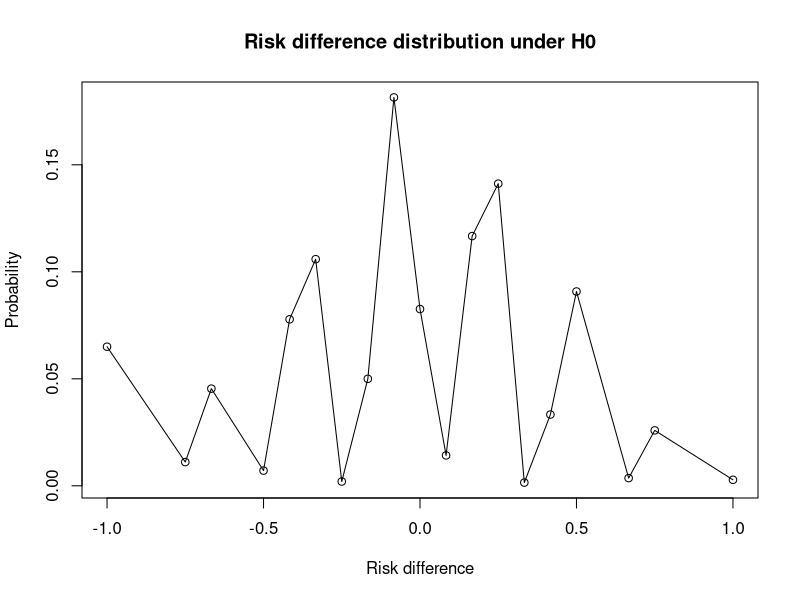

The R script that drew this image:
## ---- chunk 1
knitr::opts_chunk$set(
  collapse = TRUE,
  comment = "#>"
)
## ---- chunk 2
rds <- c(c(12, 9, 8, 6, 5, 4, 3, 2, 1)/(-12), c(0, 1, 2, 3, 4, 5, 6, 8, 9, 12)/12)
probs <- c(0.065,0.0111, 0.0454, 0.0071, 0.0778, 0.1059, 0.0020, 0.0500, 
           0.1815, 0.0826, 0.0142, 0.1167, 0.1412, 0.0015, 0.0333, 0.0908, 
           0.0036, 0.0259, 0.0028)

plot(rds, probs, xlab = "Risk difference", ylab = "Probability", 
     main = "Risk difference distribution under H0")
lines(rds, probs)
